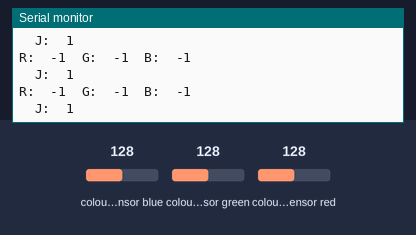
A sketch run on a simulated Arduino Uno, built with avr-gcc and run on an emulated ATmega328P. On the bench: the last lines printed to the serial monitor. The inputs (shaded band) are chosen by the test bench; at power-on: colour sensor blue 128, colour sensor green 128, colour sensor red 128.

Above: at 6.3 s.
6.4 s: colour sensor blue set to 5
At 6.66 s:
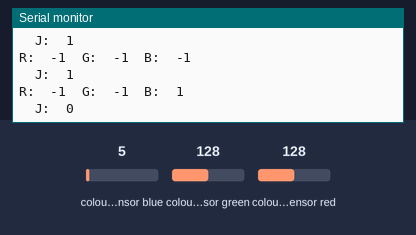
9.4 s: colour sensor green set to 5
At 9.53 s:
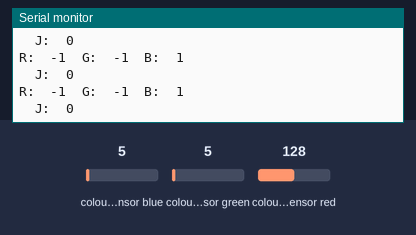
10.9 s: colour sensor red set to 5
At 11.04 s:
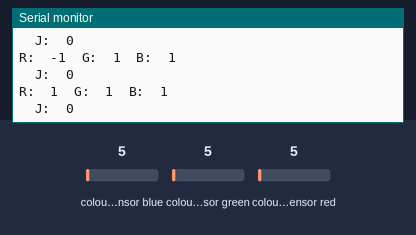

Measured:
- after the input at 6.4 s, the serial monitor: prints a new line after 0.12 s (image 1)
- after the input at 10.9 s, the serial monitor: prints a new line at once (image 3)

The sketch:

K7_7.ino
```cpp
#include "Adafruit_TCS34725.h"

Adafruit_TCS34725 tcs = Adafruit_TCS34725(TCS34725_INTEGRATIONTIME_2_4MS, TCS34725_GAIN_60X);

#define cal_time 5000
int flg = 0;

float red=0, green=0, blue=0;
int red_c,green_c,blue_c; //キャリブレーション後変数


//キャリブレーション用変数
unsigned int r_min = 30000,g_min=30000,b_min=30000;
unsigned int r_max = 0,g_max=0,b_max=0;

//NN関数のために新たに追加する項目
#define max_colors 4
unsigned int ave_colors[max_colors][3]={
  {4,6,11},  //黒色
  {255,255,255},//白色
  {178,0,0}, //赤色
  {97,255,69} //緑色
};

void setup() {
  Serial.begin(9600);
  tcs.begin();
//
Serial.println("Start Auto Calibration for 5s");
    auto_calib();
Serial.println("End Auto Calibration");
}

// The commented out code in loop is example of getRawData with clear value.
// Processing example colorview.pde can work with this kind of data too, but It requires manual conversion to
// [0-255] RGB value. You can still uncomments parts of colorview.pde and play with clear value.
void loop() {

  tcs.getRGB(&red, &green, &blue);
   //uint16_t red, blue, green, clr;
   //tcs.getRawData(&red, &green, &blue, &clr);
   //キャリブレーション
    map_color();
  Serial.print("R:\t"); Serial.print(red_c);
  Serial.print("\tG:\t"); Serial.print(green_c);
  Serial.print("\tB:\t"); Serial.print(blue_c);
  Serial.print("\n");
  Nearest_Neighbor();
  delay(100);
}

//値をマッピングをする変数
void map_color(){
   red_c = map(red,r_min,r_max,0,255);
   green_c = map(green,g_min,g_max,0,255);
   blue_c = map(blue,b_min,b_max,0,255);
}

//k近傍法による色判別
void Nearest_Neighbor(){
  int count =0;
  int color = -1;
  float minDistance = 999999;
  float distance;

  for(int i = 0; i<max_colors; i++){
    distance = sqrt((red_c - ave_colors[i][0])*(red_c - ave_colors[i][0])+
    (green_c - ave_colors[i][1])*(green_c - ave_colors[i][1])+(blue_c - ave_colors[i][2])*(blue_c - ave_colors[i][2]));

    if(distance < minDistance){
      minDistance = distance;
      color = i;
    }
  }

  //プロセッシングに判別結果を数値として送信
  Serial.print("\tJ:\t");
  Serial.println(color);
}

void auto_calib(){
  unsigned long timeInit;
  timeInit = millis();

  while(1){
    tcs.getRGB(&red, &green, &blue);
    if(red>r_max) r_max = red;
    if(red<r_min) r_min =red;
//    Serial.print("r_min,r_max =");
//    Serial.print(r_min);Serial.print(",");Serial.println(r_max);

    if(green>g_max) g_max = green;
    if(green<g_min) g_min = green;
//    Serial.print("g_min,g_max =");
//    Serial.print(g_min);Serial.print(",");Serial.println(g_max);

    if(blue>b_max) b_max = blue;
    if(blue<b_min) b_min =blue;
//    Serial.print("b_min,b_max =");
//    Serial.print(b_min);Serial.print(",");Serial.println(b_max);
    delay(100);
    if((millis()-timeInit)>cal_time){
      flg = 1; break;
    }
  }

}
```
